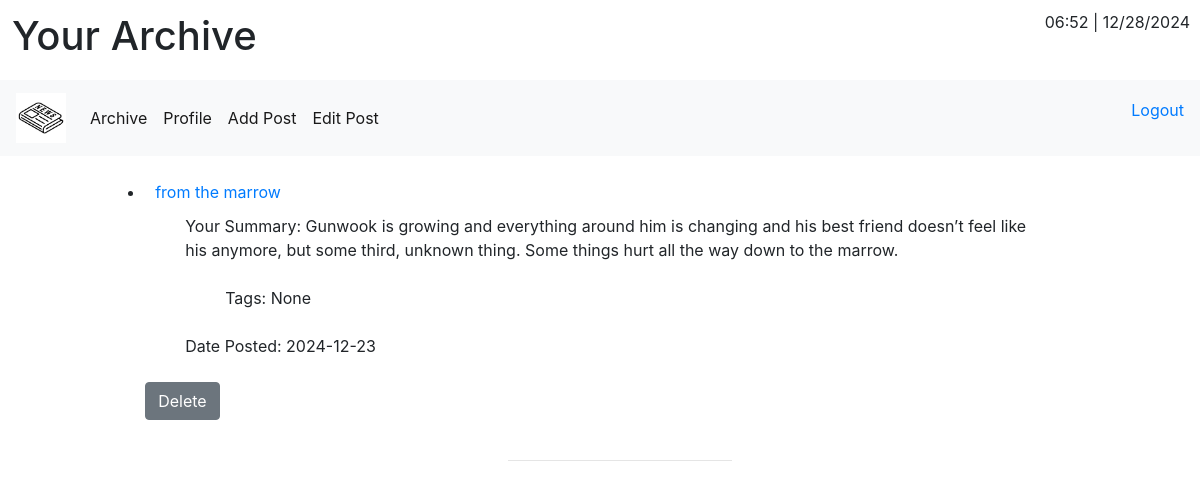
/pages/ (signed in), run on the app's committed database.
### tables this page shows
CREATE TABLE BlogPosts (
        "PostId" integer primary key autoincrement,
        "UserID" integer,
        "Title" Text,
        "Author" Text,
        "Content" Text,
        "Permalink" Text,
        "Tags" Text,
        "published_on" date
    );

### pages.py (the view)
@pages_bp.route("/home")
@pages_bp.route("/")
def home():
    if session.get("logged_in"):
        posts = get_user_posts(session["user_id"])
        session["PostId"] = None
        return render_template('index.html', posts=posts, id=session["user_id"])
    else:
        return redirect(url_for('auth.login_page'))

### connection.py (called while the page is built)
def get_db():
    connection = g.get('db', 'null')
    if connection == 'null':
        try:
            g.db = sqlite3.connect(db_file)
            g.db.row_factory = sqlite3.Row
            return g.db
        except Exception as ex:
            return False
    else:
        return connection

### fics.py (called while the page is built)
def get_user_posts(user_id):
    connection = get_db()
    sql = connection.cursor()
    data = sql.execute('''select * from BlogPosts where UserID=?''', [user_id])
    saved_posts = data.fetchall()
    return saved_posts

### templates/index.html (shortened to what this page needs)
<!DOCTYPE html>
<html lang="en">
  <head>
    <link rel="stylesheet" href="https://cdn.jsdelivr.net/npm/bootstrap@4.4.1/dist/css/bootstrap.min.css">
    <link rel="stylesheet" href="{{url_for('static', filename='style.css')}}">
  </head>
  <body>
    <main>
        <div style="float:right;" id="date"></div>
        <h1 class="title">Your Archive</h1>
            <nav class="navbar navbar-expand-lg navbar-light bg-light">
                <a class="navbar-brand" href="#">
                    <img src="{{ url_for('static', filename='images/newspaper.jpg') }}" width="50px" height="50px" alt="">
                </a>
                <div class="collapse navbar-collapse" id="navbarNav">
                    <ul class="navbar-nav">
                        <li class="nav-item active">
                        <a class="nav-link" href="{{ url_for('pages.home') }}">Archive</a>
                        </li>
                    </ul>
                    <ul class="navbar-nav">
                      <li class="nav-item active">
                      <a class="nav-link" href="{{ url_for('pages.profile') }}">Profile</a>
                      </li>
                    </ul>
                  <ul class="navbar-nav">
                    <li class="nav-item active">
                    <a class="nav-link" href="{{ url_for('pages.addpost') }}">Add Post</a>
                    </li>
                  </ul>
                  <ul class="navbar-nav">
                    <li class="nav-item active">
                    <a class="nav-link" href="{{ url_for('pages.editpost') }}">Edit Post</a>
                    </li>
                  </ul>
                  <ul class="form-inline ml-auto">
                        <a href="{{url_for('auth.logout')}}">Logout</a>
                   </ul>
                </div>
            </nav>
        {% macro render_tags(posts) %}
          {% if posts.Tags == "" %}
            <ul>Tags: None</ul>
          {% endif %}
        {% endmacro %}
        {% macro render_posts(posts) %}
          {% if posts.UserID == id %}
            <li>
              <a id="post_title" href="{{ posts.Permalink }}">{{ posts.Title }}</a>
              <ul id="post_summary">Your Summary: {{ posts.Content }}</ul>
              <br>
              <ul>{{ render_tags(posts) }}</ul>
              <br>
              <ul>Date Posted: {{posts.published_on}}</ul>
              <br>
            </li>
            <form action="{{ url_for('pages.deletepost') }}" method="POST">
              <input class="ui button secondary btn btn-secondary" name="submit" type="submit" value="Delete">
            </form>
          {% endif %}
        {% endmacro %}
          <ul>
        {% for post in posts %}
          <div id="posts" class="container px-4 py-4 bg-gray">
          {{ render_posts(post) }}
          </div>
          <hr class="col-3 col-md-2 mb-5">
        {% endfor %}
          </ul>
    </main>
  </body>
</html>

### static/style.css (style rules this page uses)
.title { padding: 1%; }
#date { padding: 10px; }
.container { padding: 10px; }
#posts { max-width: 90%; margin-left: 7%; }
#post_title { max-width: 90%; padding: 1%; }
#post_summary { max-width: 90%; margin-top: 1%; }

### data on the page
BlogPosts: Title "from the marrow", Content "Gunwook is growing and everything around him is changing and his best friend doesn’t feel like his anymore, but some third, unknown thing. Some things hurt all the way down to the marrow.", Tags "Tags: None", published_on "2024-12-23"
